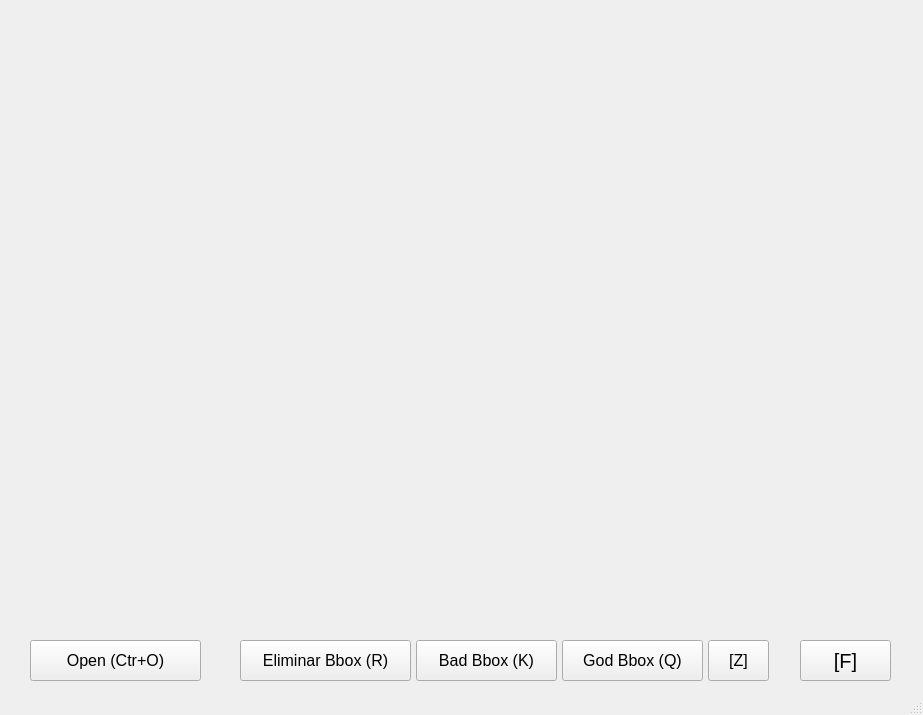
<?xml version="1.0" encoding="UTF-8"?>
<ui version="4.0">
 <class>MainWindow</class>
 <widget class="QMainWindow" name="MainWindow">
  <property name="geometry">
   <rect>
    <x>0</x>
    <y>0</y>
    <width>923</width>
    <height>715</height>
   </rect>
  </property>
  <property name="windowTitle">
   <string>MainWindow</string>
  </property>
  <widget class="QWidget" name="centralwidget">
   <widget class="QPushButton" name="pushButton">
    <property name="geometry">
     <rect>
      <x>30</x>
      <y>640</y>
      <width>171</width>
      <height>41</height>
     </rect>
    </property>
    <property name="font">
     <font>
      <pointsize>12</pointsize>
     </font>
    </property>
    <property name="text">
     <string>Open (Ctr+O)</string>
    </property>
   </widget>
   <widget class="QLabel" name="label">
    <property name="geometry">
     <rect>
      <x>140</x>
      <y>100</y>
      <width>640</width>
      <height>480</height>
     </rect>
    </property>
    <property name="text">
     <string/>
    </property>
    <property name="alignment">
     <set>Qt::AlignCenter</set>
    </property>
   </widget>
   <widget class="QLabel" name="label_color">
    <property name="geometry">
     <rect>
      <x>119</x>
      <y>80</y>
      <width>681</width>
      <height>521</height>
     </rect>
    </property>
    <property name="text">
     <string/>
    </property>
   </widget>
   <widget class="QLabel" name="label_frame">
    <property name="geometry">
     <rect>
      <x>180</x>
      <y>40</y>
      <width>321</width>
      <height>31</height>
     </rect>
    </property>
    <property name="font">
     <font>
      <pointsize>14</pointsize>
      <weight>75</weight>
      <bold>true</bold>
     </font>
    </property>
    <property name="text">
     <string/>
    </property>
   </widget>
   <widget class="QLabel" name="label_id">
    <property name="geometry">
     <rect>
      <x>540</x>
      <y>40</y>
      <width>211</width>
      <height>31</height>
     </rect>
    </property>
    <property name="font">
     <font>
      <pointsize>18</pointsize>
      <weight>75</weight>
      <bold>true</bold>
     </font>
    </property>
    <property name="text">
     <string/>
    </property>
   </widget>
   <widget class="QPushButton" name="EliminarB">
    <property name="geometry">
     <rect>
      <x>240</x>
      <y>640</y>
      <width>171</width>
      <height>41</height>
     </rect>
    </property>
    <property name="font">
     <font>
      <pointsize>12</pointsize>
     </font>
    </property>
    <property name="text">
     <string>Eliminar Bbox (R)</string>
    </property>
   </widget>
   <widget class="QPushButton" name="BadB">
    <property name="geometry">
     <rect>
      <x>416</x>
      <y>640</y>
      <width>141</width>
      <height>41</height>
     </rect>
    </property>
    <property name="font">
     <font>
      <pointsize>12</pointsize>
     </font>
    </property>
    <property name="text">
     <string>Bad Bbox (K)</string>
    </property>
   </widget>
   <widget class="QPushButton" name="GoodB">
    <property name="geometry">
     <rect>
      <x>562</x>
      <y>640</y>
      <width>141</width>
      <height>41</height>
     </rect>
    </property>
    <property name="font">
     <font>
      <pointsize>12</pointsize>
     </font>
    </property>
    <property name="text">
     <string>God Bbox (Q)</string>
    </property>
   </widget>
   <widget class="QPushButton" name="CopiarB">
    <property name="geometry">
     <rect>
      <x>708</x>
      <y>640</y>
      <width>61</width>
      <height>41</height>
     </rect>
    </property>
    <property name="font">
     <font>
      <pointsize>12</pointsize>
     </font>
    </property>
    <property name="text">
     <string>[Z]</string>
    </property>
   </widget>
   <widget class="QPushButton" name="GenerarD">
    <property name="geometry">
     <rect>
      <x>800</x>
      <y>640</y>
      <width>91</width>
      <height>41</height>
     </rect>
    </property>
    <property name="font">
     <font>
      <pointsize>15</pointsize>
     </font>
    </property>
    <property name="text">
     <string>[F]</string>
    </property>
   </widget>
   <widget class="QLabel" name="label_msg">
    <property name="geometry">
     <rect>
      <x>330</x>
      <y>0</y>
      <width>241</width>
      <height>31</height>
     </rect>
    </property>
    <property name="font">
     <font>
      <pointsize>15</pointsize>
      <weight>75</weight>
      <bold>true</bold>
     </font>
    </property>
    <property name="text">
     <string/>
    </property>
    <property name="alignment">
     <set>Qt::AlignCenter</set>
    </property>
   </widget>
   <zorder>label_color</zorder>
   <zorder>pushButton</zorder>
   <zorder>label</zorder>
   <zorder>label_frame</zorder>
   <zorder>label_id</zorder>
   <zorder>EliminarB</zorder>
   <zorder>BadB</zorder>
   <zorder>GoodB</zorder>
   <zorder>CopiarB</zorder>
   <zorder>GenerarD</zorder>
   <zorder>label_msg</zorder>
  </widget>
  <widget class="QMenuBar" name="menubar">
   <property name="geometry">
    <rect>
     <x>0</x>
     <y>0</y>
     <width>923</width>
     <height>21</height>
    </rect>
   </property>
  </widget>
  <widget class="QStatusBar" name="statusbar"/>
 </widget>
 <resources/>
 <connections/>
</ui>
